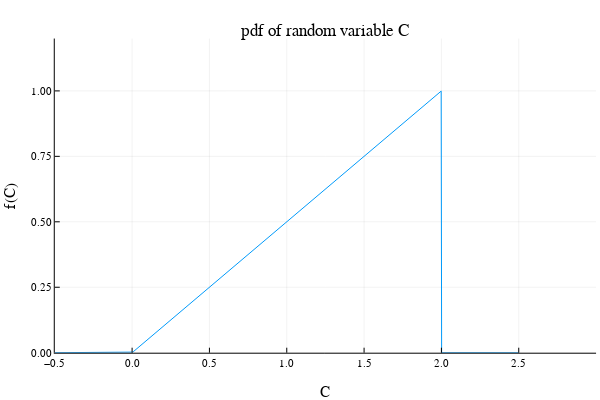

Notebook code cell kept with this figure:
### Markdown cell above
# 4.1 การก่อกําเนิดตัวแปรสุ่ม

### Code cell
# define pdf of C
# f(C)
function f(a)
    if a>=0 && a<=2
        b=a/2
    else
        b=0
    end
    return b
end

# Plot pdf of R.V. C
using Plots
using LaTeXStrings
plotly()
x=range(-0.5,stop=2.5,length=1000)
c=f.(x)
plot(x,c,xlim=(-0.5,3),ylim=(0,1.2),label="")
plot!(title="pdf of random variable C",xlabel="C",ylabel="f(C)")
plot!(titlefont=font(12))

### Figure 1 — Plotly figure (JSON) as saved in the notebook; plotly's stock layout.template omitted (floating-point values rounded to 4 significant figures; data arrays with more than 128 entries replaced by an {"elided": "..."} marker saying what was removed)
{"data": [{"colorbar": {"title": ""}, "legendgroup": "", "line": {"color": "rgba(0, 154, 250, 1.000)", "dash": "solid", "shape": "linear", "width": 1}, "mode": "lines", "name": "", "showlegend": false, "type": "scatter", "x": {"elided": "1000 float values"}, "xaxis": "x", "y": {"elided": "1000 float values"}, "yaxis": "y", "zmax": null, "zmin": null}], "layout": {"annotations": [{"font": {"color": "rgba(0, 0, 0, 1.000)", "family": "sans-serif", "size": 17}, "rotation": 0, "showarrow": false, "text": "pdf of random variable C", "x": 0.5424, "xanchor": "center", "xref": "paper", "y": 1, "yanchor": "top", "yref": "paper"}], "height": 400, "legend": {"bgcolor": "rgba(255, 255, 255, 1.000)", "bordercolor": "rgba(0, 0, 0, 1.000)", "borderwidth": 1, "font": {"color": "rgba(0, 0, 0, 1.000)", "family": "sans-serif", "size": 11}, "title": {"font": {"color": "rgba(0, 0, 0, 1.000)", "family": "sans-serif", "size": 15}, "text": ""}, "tracegroupgap": 0, "traceorder": "normal", "x": 1, "xanchor": "auto", "y": 1, "yanchor": "auto"}, "margin": {"b": 20, "l": 0, "r": 0, "t": 20}, "paper_bgcolor": "rgba(255, 255, 255, 1.000)", "plot_bgcolor": "rgba(255, 255, 255, 1.000)", "showlegend": true, "width": 600, "xaxis": {"anchor": "y", "domain": [0.09128, 0.9934], "gridcolor": "rgba(0, 0, 0, 0.100)", "gridwidth": 0.5, "linecolor": "rgba(0, 0, 0, 1.000)", "mirror": false, "range": [-0.5, 3], "showgrid": true, "showline": true, "showticklabels": true, "tickangle": 0, "tickcolor": "rgb(0, 0, 0)", "tickfont": {"color": "rgba(0, 0, 0, 1.000)", "family": "sans-serif", "size": 11}, "tickmode": "array", "ticks": "inside", "ticktext": ["−0.5", "0.0", "0.5", "1.0", "1.5", "2.0", "2.5", "3.0"], "tickvals": [-0.5, 0, 0.5, 1, 1.5, 2, 2.5, 3], "title": "C", "titlefont": {"color": "rgba(0, 0, 0, 1.000)", "family": "sans-serif", "size": 15}, "type": "-", "visible": true, "zeroline": false, "zerolinecolor": "rgba(0, 0, 0, 1.000)"}, "yaxis": {"anchor": "x", "domain": [0.07581, 0.9485], "gridcolor": "rgba(0, 0, 0, 0.100)", "gridwidth": 0.5, "linecolor": "rgba(0, 0, 0, 1.000)", "mirror": false, "range": [0, 1.2], "showgrid": true, "showline": true, "showticklabels": true, "tickangle": 0, "tickcolor": "rgb(0, 0, 0)", "tickfont": {"color": "rgba(0, 0, 0, 1.000)", "family": "sans-serif", "size": 11}, "tickmode": "array", "ticks": "inside", "ticktext": ["0.00", "0.25", "0.50", "0.75", "1.00"], "tickvals": [0, 0.25, 0.5, 0.75, 1], "title": "f(C)", "titlefont": {"color": "rgba(0, 0, 0, 1.000)", "family": "sans-serif", "size": 15}, "type": "-", "visible": true, "zeroline": false, "zerolinecolor": "rgba(0, 0, 0, 1.000)"}}}
